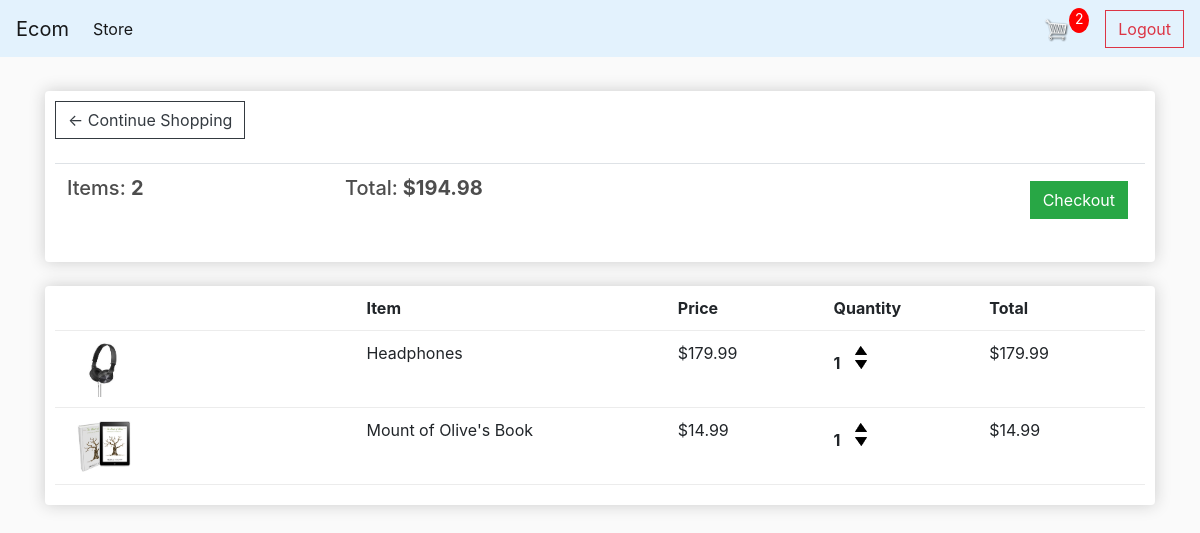
Screenshot of /cart/ (signed in) with the database file from the repository.
### store/models.py (models this page shows, shortened)
class Order(models.Model):
	customer = models.ForeignKey(Customer, on_delete=models.SET_NULL, null=True, blank=True)
	date_ordered = models.DateTimeField(auto_now_add=True)
	complete = models.BooleanField(default=False)
	transaction_id = models.CharField(max_length=100, null=True)
	@property
	def get_cart_total(self):
		orderitems = self.orderitem_set.all()
		total = sum([item.get_total for item in orderitems])
		return total
	@property
	def get_cart_items(self):
		orderitems = self.orderitem_set.all()
		total = sum([item.quantity for item in orderitems])
		return total

class OrderItem(models.Model):
	product = models.ForeignKey(Product, on_delete=models.SET_NULL, null=True)
	order = models.ForeignKey(Order, on_delete=models.SET_NULL, null=True)
	quantity = models.IntegerField(default=0, null=True, blank=True)
	date_added = models.DateTimeField(auto_now_add=True)
	@property
	def get_total(self):
		total = self.product.price * self.quantity
		return total

class Product(models.Model):
	name = models.CharField(max_length=200)
	price = models.FloatField()
	digital = models.BooleanField(default=False,null=True, blank=True)
	image = models.ImageField(null=True, blank=True)
	@property
	def imageURL(self):
		try:
			url = self.image.url
		except:
			url = ''
		return url

### store/views.py (the view)
# urls.py: path('cart/', views.cart, name="cart"),
def cart(request):
	data = cartData(request)
	cartItems = data['cartItems']
	order = data['order']
	items = data['items']
	context = {'items':items, 'order':order, 'cartItems':cartItems}
	return render(request, 'store/cart.html', context)

### store/utils.py (called while the page is built)
def cartData(request):
	if request.user.is_authenticated:
		customer = request.user.customer
		order, created = Order.objects.get_or_create(customer=customer, complete=False)
		items = order.orderitem_set.all()
		cartItems = order.get_cart_items
	else:
		cookieData = cookieCart(request)
		cartItems = cookieData['cartItems']
		order = cookieData['order']
		items = cookieData['items']
	return {'cartItems':cartItems ,'order':order, 'items':items}

### store/templates/store/cart.html
{% extends 'store/main.html' %}
{% load static %}
{% block content %}
<div class="row">
	<div class="col-lg-12">
		<div class="box-element">
			<a class="btn btn-outline-dark" href="{% url 'store' %}">&#x2190; Continue Shopping</a>
			<br>
			<br>
			<table class="table">
				<tr>
					<th>
						<h5>Items: <strong>{{order.get_cart_items}}</strong></h5>
					</th>
					<th>
						<h5>Total:<strong> ${{order.get_cart_total|floatformat:2}}</strong></h5>
					</th>
					<th>
						<a style="float:right; margin:5px;" class="btn btn-success"
							href="{% url 'checkout' %}">Checkout</a>
					</th>
				</tr>
			</table>
		</div>
		<br>
		<div class="box-element">
			<div class="cart-row">
				<div style="flex:2"></div>
				<div style="flex:2"><strong>Item</strong></div>
				<div style="flex:1"><strong>Price</strong></div>
				<div style="flex:1"><strong>Quantity</strong></div>
				<div style="flex:1"><strong>Total</strong></div>
			</div>
			{% for item in items %}
			<div class="cart-row">
				<div style="flex:2"><img class="row-image" src="{{item.product.imageURL}}"></div>
				<div style="flex:2">
					<p>{{item.product.name}}</p>
				</div>
				<div style="flex:1">
					<p>${{item.product.price|floatformat:2}}</p>
				</div>
				<div style="flex:1">
					<p class="quantity">{{item.quantity}}</p>
					<div class="quantity">
						<img data-product="{{item.product.id}}" data-action="add" class="chg-quantity update-cart"
							src="{% static  'images/arrow-up.png' %}">
						<img data-product="{{item.product.id}}" data-action="remove" class="chg-quantity update-cart"
							src="{% static  'images/arrow-down.png' %}">
					</div>
				</div>
				<div style="flex:1">
					<p>${{item.get_total|floatformat:2}}</p>
				</div>
			</div>
			{% endfor %}
		</div>
	</div>
</div>
{% endblock content %}

### static/css/main.css (style rules this page uses)
body { background-color: hsl(0, 0%, 98%); height: 100vh; }
h1,h2,h3,h4,h5,h6 { color:hsl(0, 0%, 30%); }
.box-element { box-shadow:hsl(0, 0%, 80%) 0 0 16px; background-color: #fff; border-radius: 4px; padding: 10px; }
.col-lg-4, .col-lg-6, .col-lg-8, .col-lg-12 { margin-top: 10px; }
.btn { border-radius: 0; }
.row-image { width: 100px; }
.cart-row { display: flex; align-items: flex-stretch; padding-bottom: 10px; margin-bottom: 10px; border-bottom: 1px solid #ececec; }
.quantity { display: inline-block; font-weight: 700; padding-right:10px; }
.chg-quantity { width: 12px; cursor: pointer; display: block; margin-top: 5px; transition:.1s; }

### rows the page displays
Order: get_cart_items "2", get_cart_total "194.98"
OrderItem: product.imageURL (picture), product.name "Headphones", product.price "179.99", quantity "1", get_total "179.99"
OrderItem: product.imageURL (picture), product.name "Mount of Olive's Book", product.price "14.99", quantity "1", get_total "14.99"

### other values shown
{{ cartItems }} "2"
